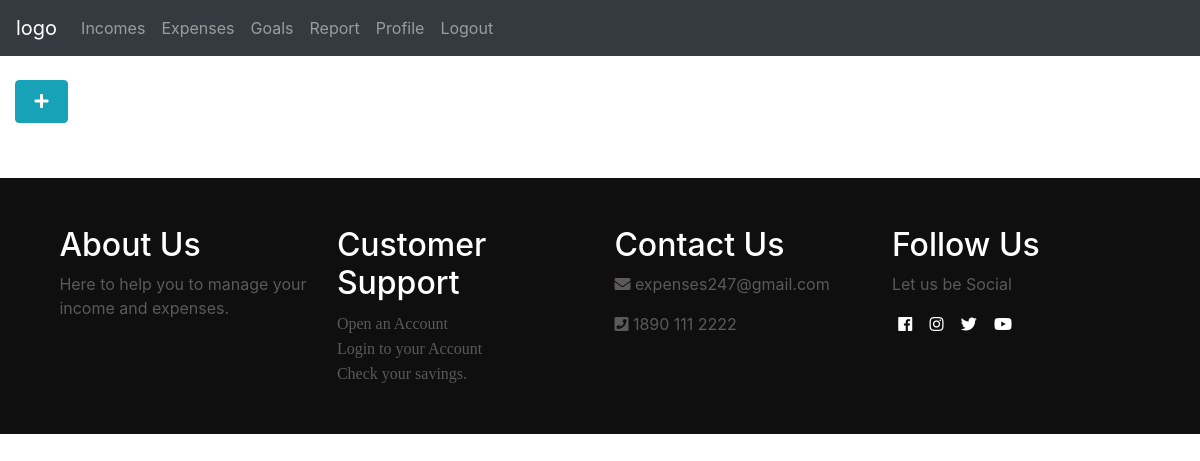
Before: /income/ (signed in) with the older database file.
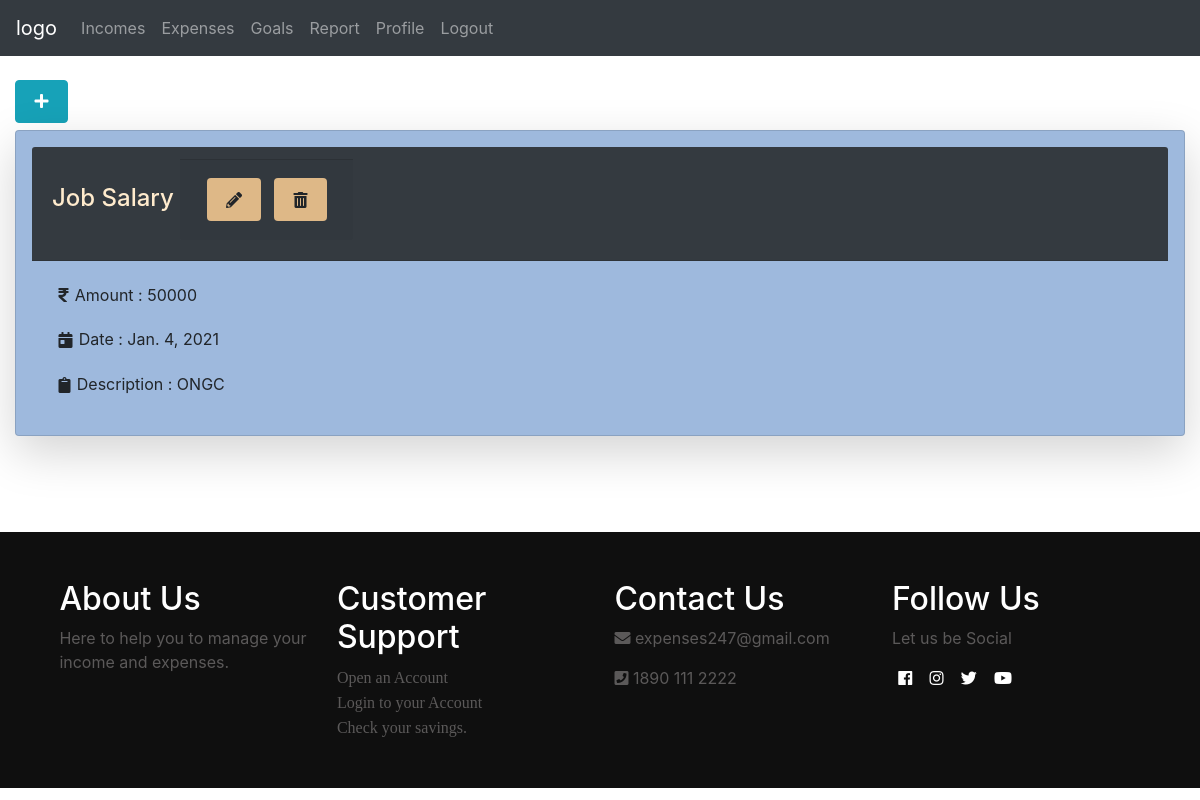
After: the same page with the newer database file.
### income/models.py (models this page shows)
class income_details(models.Model):
    incomeID = models.AutoField(primary_key=True)
    user = models.ForeignKey(user_details, on_delete=models.CASCADE)
    name = models.CharField(max_length=10)
    description = models.CharField(max_length=30)
    amount = models.IntegerField()
    date = models.DateField()
    regular = models.BooleanField()

### income/views.py (the view)
# urls.py: path('income/',include('income.urls')),
def income(request):
    inc=income_details.objects.all().filter(user_id=request.session['usremail'])
    return render(request,'income/income.html',context={"inc": inc})

### income/templates/income/income.html (shortened to what this page needs)
<!DOCTYPE html>
{% extends 'base1.html' %}
    {% block content %}
    <section style="height: 50px;">
        <a href="/income/addinc/" class="btn btn-info" role="button"><i class="fas fa-plus" style="padding: 0.4rem;size: 8px;"></i></a>
    </section>
    <div>
        <div class="card-deck" >
            {% for inc in inc %}
                <div class="card shadow-lg p-3 mb-5 rounded" style="background-color: rgb(158, 185, 221);">
                    <div class="card-header bg-dark" style="color: blanchedalmond;"><h4>{{ inc.name }}
                        <div class="card-footer" style="display: inline-flex;justify-self: right;">
                            <button class="btn" style="margin: 0.4rem;background-color: burlywood;" onclick='updInc("{{ inc.incomeID }}", "{{ csrf_token }}")'><i class="fas fa-pencil-alt" style="padding: 0.4rem;size: 8px;"></i></button>
                            <button class="btn" style="margin: 0.4rem;background-color:burlywood;" onclick='delInc("{{ inc.incomeID }}", "{{ csrf_token }}")'><i class="fas fa-trash-alt" style="padding: 0.4rem;size: 8px;"></i></button></div>
                        </div></h4>
                            <div class="card-body">
                                <p class="card-text"><i class="fas fa-rupee-sign" style="padding: 0.4rem;"></i>Amount : {{ inc.amount }}</p>
                                <p class="card-text"><i class="fas fa-calendar-day" style="padding: 0.4rem;"></i>Date : {{ inc.date }}</p>
                                <p class="card-text"><i class="fas fa-clipboard" style="padding: 0.4rem;"></i>Description : {{ inc.description }}</p>
                            </div>
                    </div>
            {% endfor %}
        </div>
    </div>
    <br><br>
    {% endblock %}

Changed rows visible on the page:
added income_details: name "Job Salary", amount "50000", date "Jan. 4, 2021", description "ONGC"
